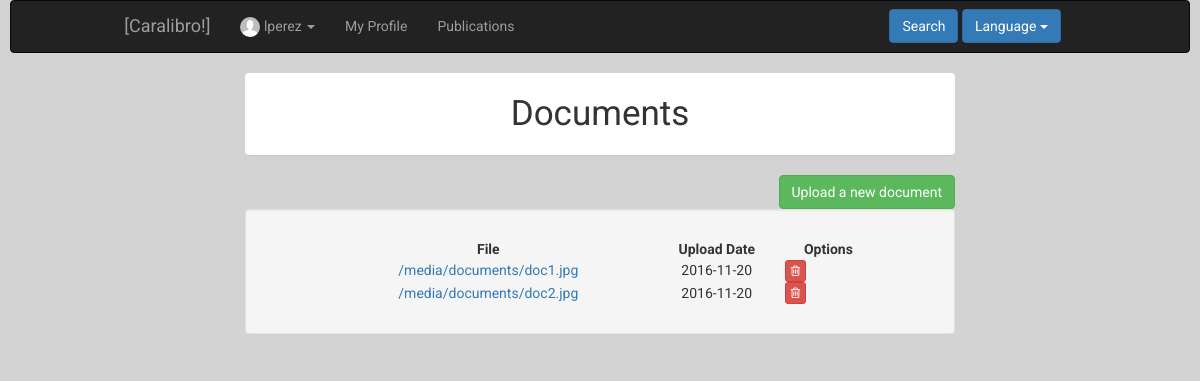
The app's page /index.php?controller=document&action=showall&id=2 (signed in), older data.
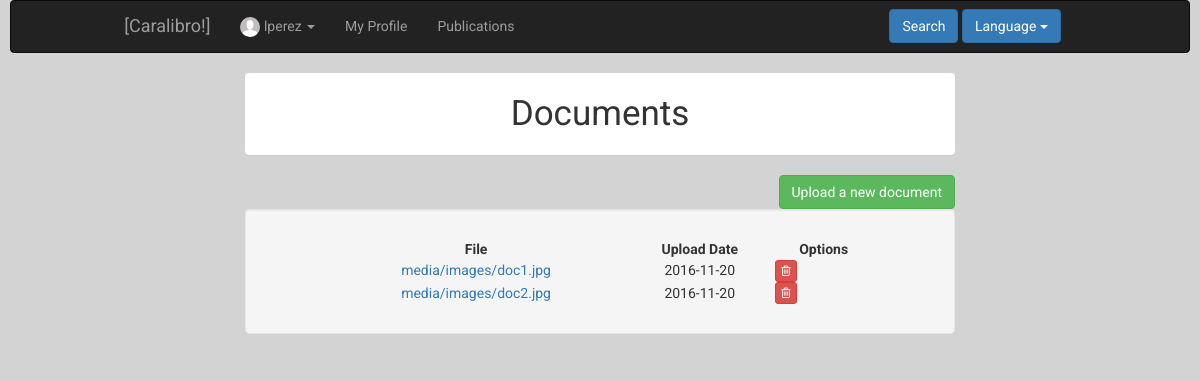
The same page, newer data.
### tables this page shows
CREATE TABLE IF NOT EXISTS `document` (
`id` int(11) NOT NULL,
  `owner` int(11) NOT NULL,
  `location` varchar(50) NOT NULL,
  `uploaddate` date NOT NULL,
  `status` tinyint(1) NOT NULL
);

### core/ViewManager.php (called while the page is built, shortened)
<?php
class ViewManager {
    private $fragmentContents = array();
    private $variables = array();
    private $currentFragment = self::DEFAULT_FRAGMENT;
    private $layout = "default";
    private function saveCurrentFragment() {
        $this->fragmentContents[$this->currentFragment].=ob_get_contents();
    }
    public function moveToFragment($name) {
        $this->currentFragment = $name;
    }
    public function getFragment($fragment, $default="") {
        return $this->fragmentContents[$fragment];
    }
    public function setVariable($varname, $value, $flash=false) {
        $this->variables[$varname] = $value;
    }
    public function getVariable($varname, $default=NULL) {
        if (!isset($this->variables[$varname])) {
            return $default;
        }
        return $this->variables[$varname];
    }
    public function setLayout($layout) {
        $this->layout = $layout;
    }
    public function render($controller, $viewname) {
        include(__DIR__."/../Views/$controller/$viewname.php");
        $this->renderLayout();
    }
    private function renderLayout() {
        include(__DIR__."/../Views/layouts/".$this->layout.".php");
    }
    private static $viewmanager_singleton = NULL;
    public static function getInstance() {
        if (self::$viewmanager_singleton == null) {
            self::$viewmanager_singleton = new ViewManager();
        }
        return self::$viewmanager_singleton;
    }
}

### Controllers/DOCUMENT_Controller.php (called while the page is built, shortened)
<?php
require_once(__DIR__ . "/../core/ViewManager.php");
require_once(__DIR__ . "/../core/I18n.php");
require_once(__DIR__ . "/../Models/Document.php");
require_once(__DIR__ . "/../Models/DOCUMENT_Model.php");
require_once(__DIR__ . "/../Controllers/BaseController.php");
class DOCUMENT_Controller extends BaseController
{
    private $documentModel;
    public function __construct()
    {
        $this->documentModel = new DOCUMENT_Model();
        $this->view->setLayout("base");
    }
    public function showall()
    {
        $documents = $this->documentModel->showall($this->currentUser->getID());
        $this->view->setVariable("documents", $documents);
        $this->view->render("document", "DOCUMENT_SHOWALL_Vista");
    }
}

### index.php (called while the page is built, shortened)
<?php
function run() {
    try{
        $controller = loadController($_GET["controller"]);
        $actionName = $_GET["action"];
        $controller->$actionName();
    } catch (Exception $ex) {
        die($ex->getMessage());
    }
}
function loadController($controllerName) {
    return new $controllerClassName();
}
run();
?>

### Views/messages/messages_es.php (called while the page is built)
<?php
  $i18n_messages =
  array(
  )
?>

### core/I18n.php (called while the page is built, shortened)
<?php
class I18n {
  private $messages;
  public function setLanguage($language) {
    $this->messages = $i18n_messages;
  }
  public function i18n($key) {
    if (isset($this->messages[$key])){
      return $this->messages[$key];
    }else{
      return $key;
    }
  }
  private static $i18n_singleton = null;
  public static function getInstance() {
    if (self::$i18n_singleton == NULL) {
      self::$i18n_singleton = new I18n();
    }
    return self::$i18n_singleton;
  }
}
function i18n($key) {
  return I18n::getInstance()->i18n($key);
}

### Models/Document.php (called while the page is built, shortened)
<?php
class Document
{
    private $id;
    private $location;
    private $uploaddate;
    public function __construct($id = NULL, $owner = NULL, $location = NULL, $uploaddate = NULL, $status = NULL)
    {
        $this->id         = $id;
        $this->location   = $location;
        $this->uploaddate = $uploaddate;
    }
    public function getID()
    {
        return $this->id;
    }
    public function getLocation()
    {
        return $this->location;
    }
    public function getUploadDate()
    {
        return $this->uploaddate;
    }
}
?>

### Models/DOCUMENT_Model.php (called while the page is built, shortened)
<?php
require_once(__DIR__ . "/../core/PDOConnection.php");
class DOCUMENT_Model
{
    private $db;
    public function __construct()
    {
        $this->db = PDOConnection::getInstance();
    }
    public function showall($owner)
    {
        $sql = $this->db->prepare("SELECT * FROM document where owner=? ORDER BY uploaddate ");
        $sql->execute(array(
            $owner
        ));
        $documents_db = $sql->fetchAll(PDO::FETCH_ASSOC);
        $documents = array();
        foreach ($documents_db as $document) {
            array_push($documents, new Document($document["id"], $document["owner"], $document["location"], $document["uploaddate"], $document["status"]));
        }
        return $documents;
    }
}

### core/PDOConnection.php (called while the page is built)
<?php
class PDOConnection {
    private static $dbhost = "127.0.0.1";
    private static $dbname = "ET3Grupo1";
    private static $dbuser = "ET3Grupo1";
    private static $dbpass = "ET3Grupo1";
    private static $db_singleton = null;
    public static function getInstance() {
        if (self::$db_singleton == null) {
            self::$db_singleton = new PDO(
                "mysql:host=".self::$dbhost.";dbname=".self::$dbname.";charset=utf8",
                self::$dbuser,
                self::$dbpass,
                array(
                    PDO::ATTR_EMULATE_PREPARES => false,
                    PDO::ATTR_ERRMODE => PDO::ERRMODE_EXCEPTION
                )
            );
        }
        return self::$db_singleton;
    }
}
?>

### Controllers/BaseController.php (called while the page is built, shortened)
<?php
require_once(__DIR__."/../core/ViewManager.php");
require_once(__DIR__."/../core/I18n.php");
require_once(__DIR__."/../Models/User.php");
class BaseController {
    public function __construct() {
        $this->currentUser = new User();
    }
}

### Models/User.php (called while the page is built, shortened)
<?php
class User {
    private $id;
    private $photo;
    public function __construct($id=NULL, $user=NULL, $name=NULL, $surname=NULL, $email=NULL, $phone=NULL,
                                $birthday=NULL, $address=NULL, $status=1, $photo=NULL, $type=0,
                                $private=0, $password=NULL)
    {
     $this->id = $id;
     $this->photo = $photo;
    }
    public function getID() {
        return $this->id;
    }
    public function setID($id) {
        $this->id = $id;
    }
    public function getPhoto() {
        return $this->photo;
    }
}

### Models/USER_Model.php (called while the page is built, shortened)
<?php
require_once(__DIR__."/../core/PDOConnection.php");
class USER_Model {
    private $db;
    public function __construct()
    {
        $this->db = PDOConnection::getInstance();
    }
    public function showcurrent($userID)
    {
        $sql = $this->db->prepare("SELECT * FROM user WHERE id=?");
        $sql->execute(array($userID));
        $user = $sql->fetch(PDO::FETCH_ASSOC);
        if($user != NULL) {
            return new User($user["id"], $user["user"], $user["name"], $user["surname"], $user["email"],
                                        $user["phone"], $user["birthday"], $user["address"], $user["status"],
                                        $user["photo"], $user["type"], $user["private"]);
        } else {
            return NULL;
        }
    }
}

### Views/document/DOCUMENT_SHOWALL_Vista.php (the view, shortened to what this page needs)
<?php
require_once(__DIR__."/../../core/ViewManager.php");
$view = ViewManager::getInstance();
$documents = $view->getVariable("documents");
$errors = $view->getVariable("errors");
?>
<?php print_r($errors) ?>
<div class="container-fluid">
	<div class="row text-center" style="padding-left: 15px;padding-right: 15px">
		<div class="panel">
			<div class="panel-body">
				<font class="title"><?= i18n("Documents") ?></font>
			</div>
		</div>
	</div>
	<div class="row">
 		<div class="container-fluid">
 		<div class="pull-right">
 			<a href="index.php?controller=document&action=add"><button class="btn btn-success"><?= i18n("Upload a new document") ?></button></a>
 		</div>
 		</div>
 		</div>
 		<div class="well">
 			<div class="row" style="padding: 10px">
 				<table id="dataTable" class="table-responsive table-hover" style="width:80%; margin-right: 10%; margin-left: 10%">
 					<thead>
 						<tr class="row">
 						<th class='text-center'><?= i18n("File") ?></th>
 						<th class='text-center'><?= i18n("Upload Date") ?></th>
 						<th class='text-center'><?= i18n("Options") ?></th>
 					</tr>
 					</thead>
 					<tbody>
 						<?php
 						foreach ($documents as $document) {
 							echo '<tr class="row">';
 								echo "<td class='text-center'><a href=".$document->getLocation().">".$document->getLocation()."</a></td>";
 								echo "<td class='text-center'>".$document->getUploadDate()."</td>";
 								echo "<td class='text-center'>";
 								echo '<div class="row text-center">
					 					<div class="col-xs-3">
					 						<a href="index.php?controller=document&action=delete&id='.
					 						$document->getID().'">
					 							<button class="btn btn-danger btn-xs">
					 								<i class="fa fa-trash-o"></i>
					 							</button>
					 						</a>
					 					</div>
					 				</div>';
 								echo "</td>";
 							echo '</tr>';
 						}
 					 ?>
 					</tbody>
 				</table>
 			</div>
 		</div>

### Views/layouts/base.php (shortened to what this page needs)
<?php
require_once(__DIR__ . "/../../core/ViewManager.php");
require_once(__DIR__ . "/../../Models/USER_Model.php");
$view        = ViewManager::getInstance();
$currentuser = $view->getVariable("currentusername");
$userid = $view->getVariable("currentuserid");
$umapper = new USER_Model();
$photo = $umapper->showcurrent($userid)->getPhoto();
?><!DOCTYPE html>
<html>
    <head>
	<link rel="stylesheet" href="https://maxcdn.bootstrapcdn.com/bootstrap/3.3.7/css/bootstrap.min.css" type="text/css">
	<link rel="stylesheet" href="font-awesome/css/font-awesome.min.css" type="text/css">
	<link rel="stylesheet" href="css/style.css" type="text/css">
    <link href="lib/datatables-plugins/dataTables.bootstrap.css" rel="stylesheet">
    <link href="lib/datatables-responsive/dataTables.responsive.css" rel="stylesheet">
    <link rel="stylesheet" href="//code.jquery.com/ui/1.12.1/themes/base/jquery-ui.css">
    <link rel="stylesheet" href="lib/parsley/parsley.css">
    </head>
    <body>
	<header>
		<nav class="navbar navbar-inverse">
  <div class="container-fluid col-md-10 col-md-offset-1">
    <div class="navbar-header">
      <a class="navbar-brand" href="index.php?controller=user&action=home">[Caralibro!]</a>
    </div>
    <div class="collapse navbar-collapse" id="collapse-1">
      <ul class="nav navbar-nav">
        <ul class="nav navbar-nav navbar-left">
        <li class="dropdown">
          <a href="#" class="dropdown-toggle" data-toggle="dropdown" role="button" aria-haspopup="true" aria-expanded="false">
          <?php if ($photo != NULL): ?>
            <img class="img-circle profileThumbnail" src="media/profileImages/<?=$photo ?>" alt="">
          <?php else:  ?>
            <img class="img-circle profileThumbnail" src="media/profileImages/default.png" alt="">
          <?php endif ?>
           <?=$currentuser ?>
          <span class="caret"></span></a>
        </li>
        <li><li><a href="index.php?controller=user&action=showcurrent&id=<?= $userid ?>"><?= i18n("My Profile") ?></a></li></li>
      </ul>
        <li><a href="index.php?controller=publication&action=showall&id=<?= $userid ?>&type=user"><?= i18n("Publications") ?></a></li>
      </ul>
      <ul class="navbar-form navbar-right">
        <div class="form-group">
        <a href="index.php?controller=user&action=searchselect">
          <button type="submit" class="btn btn-primary"><?= i18n("Search") ?>
          </button>
        </a>
        <?php include(__DIR__."/../layouts/language_select_element.php"); ?>
      </div>
      </ul>
      </div>
    </div>
</nav>
	</header>
	<main>
	    <div class="col-xs-12 col-md-8 col-md-offset-2" >
        <div class="container-fluid">
          <?= $view->getFragment(ViewManager::DEFAULT_FRAGMENT) ?>
        </div>
	    </div>
	</main>
    </body>
</html>

### Views/layouts/language_select_element.php (shortened to what this page needs)
<div class="btn-group">
  <button type="button" class="btn btn-primary dropdown-toggle" data-toggle="dropdown">
  <?= i18n("Language") ?> <span class="caret"></span>
</button>
</div>

### css/style.css (style rules this page uses)
body { background-color: #d3d3d3; font-family: 'Roboto', sans-serif; }
nav { margin-left: 10px; margin-right: 10px; }
.profileThumbnail { height: 20px; width: 20px; }
.title { font-size: 35px; }

Row changes from the older to the newer data that the page shows:
changed document: location "/media/documents/doc1.jpg" → "media/images/doc1.jpg"
changed document: location "/media/documents/doc2.jpg" → "media/images/doc2.jpg"
